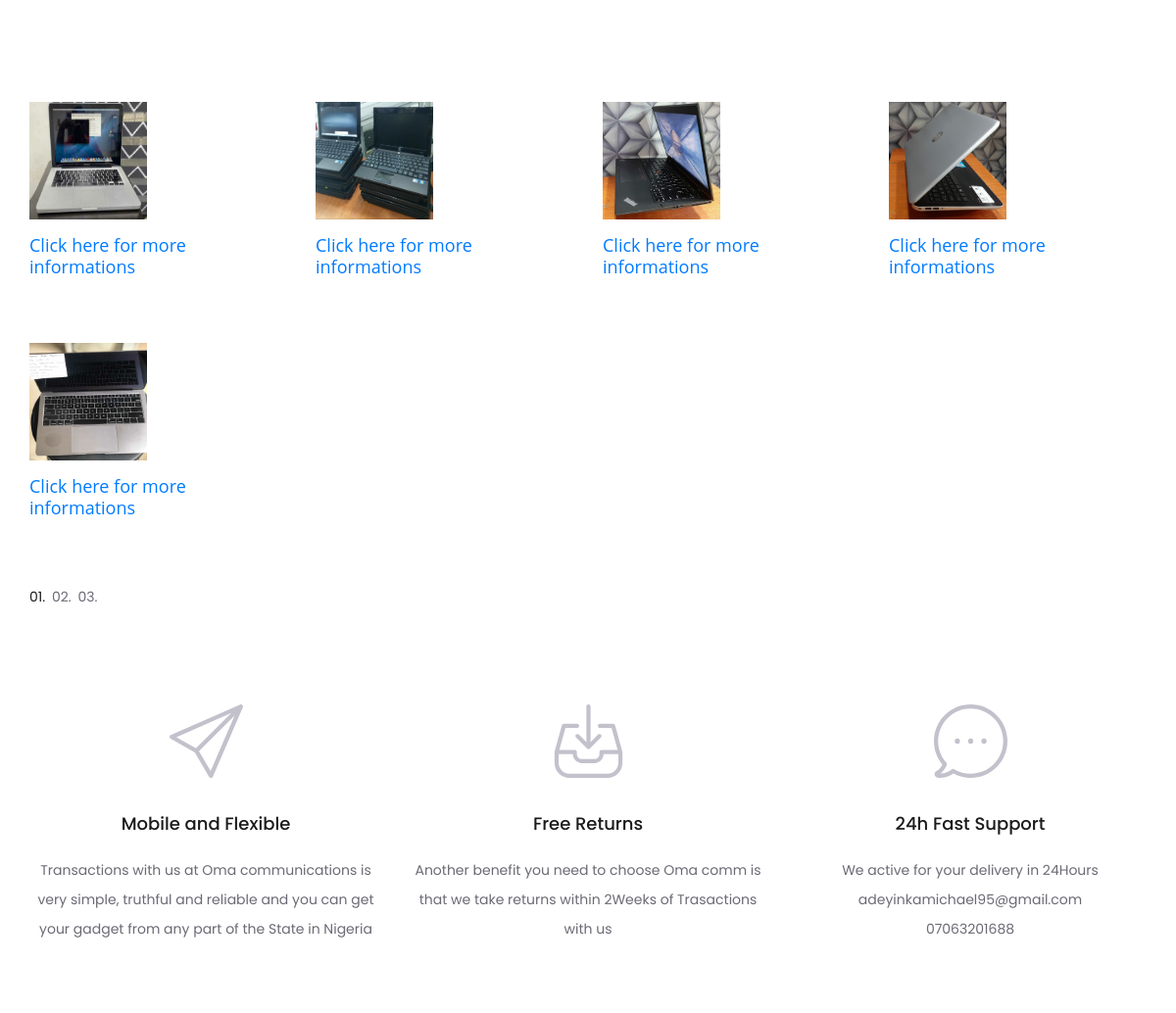
/computers/ (middle part), run on an earlier commit of the app's database.
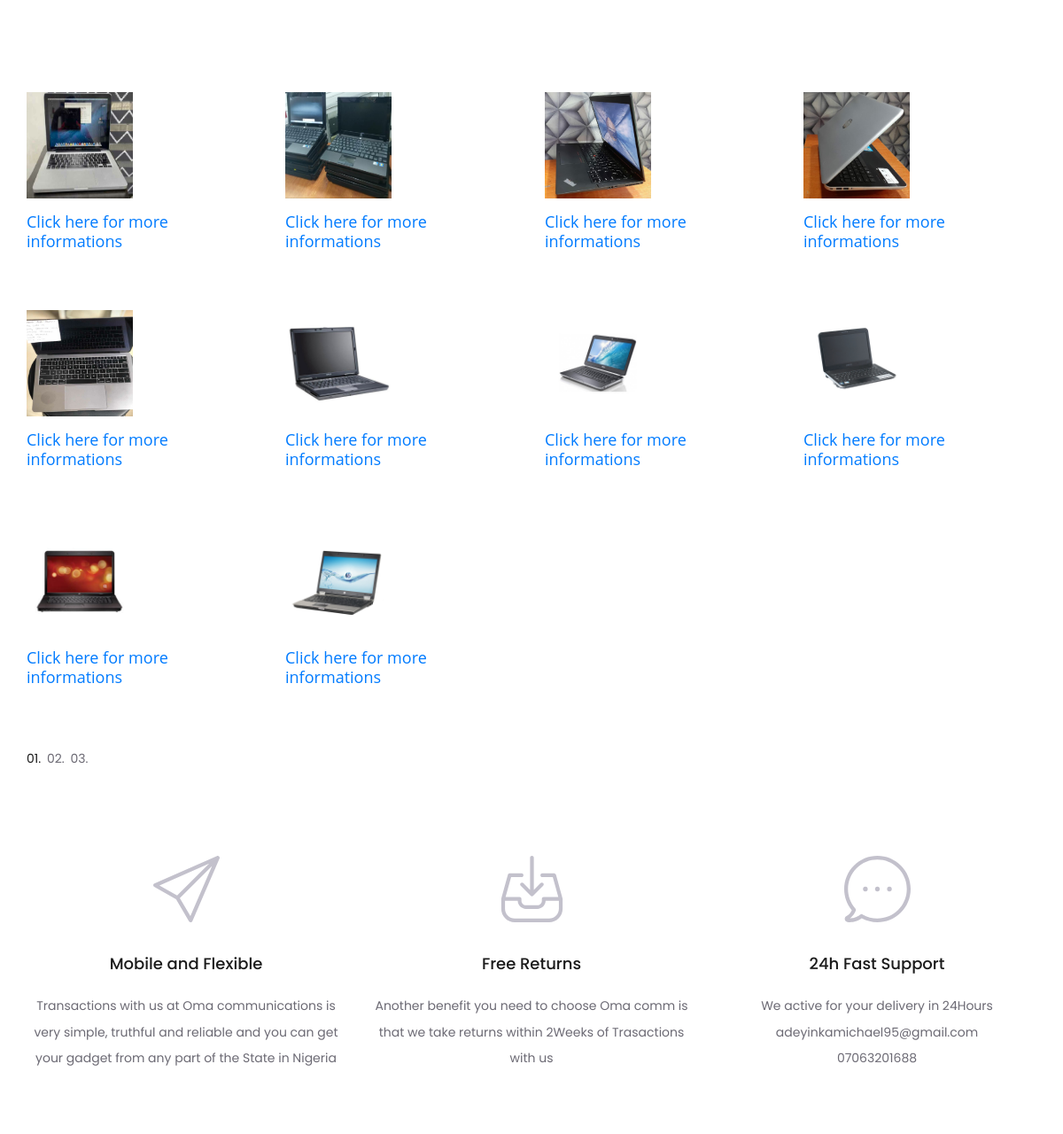
And on a later commit of the database.
### laptop/models.py (models this page shows, shortened)
class Computers(models.Model):
    model = models.CharField(max_length=100)
    amount = models.IntegerField()
    spec = models.TextField()
    image = models.ImageField(upload_to='image')
    new = models.BooleanField(default=False)

### laptop/views.py (the view)
# urls.py: path('computers/', views.computers, name='computers'),
def computers(request):
    pcs = Computers.objects.all()
    context = {
        'pcs': pcs
    }
    return render(request, 'lappy/computers.html', context)

### laptop/templates/lappy/computers.html (shortened to what this page needs)
{% extends 'cate.html' %}
{% block content %}
{% for pc in pcs %}
<div class="product">
    <div class="product_image"><a href="{% url 'detail' pc.id %}"><img src="{{ pc.image.url }}" height="120" width="120"  alt=""></a></div>
    <p><h4><a href="{% url 'detail' pc.id %}"> Click here for more informations</a></h4></p>
</div>
{% endfor %}
{% endblock %}

What changed in the data, as far as the page shows it:
added Computers: image (picture)
added Computers: image (picture)
added Computers: image (picture)
added Computers: image (picture)
added Computers: image (picture)
